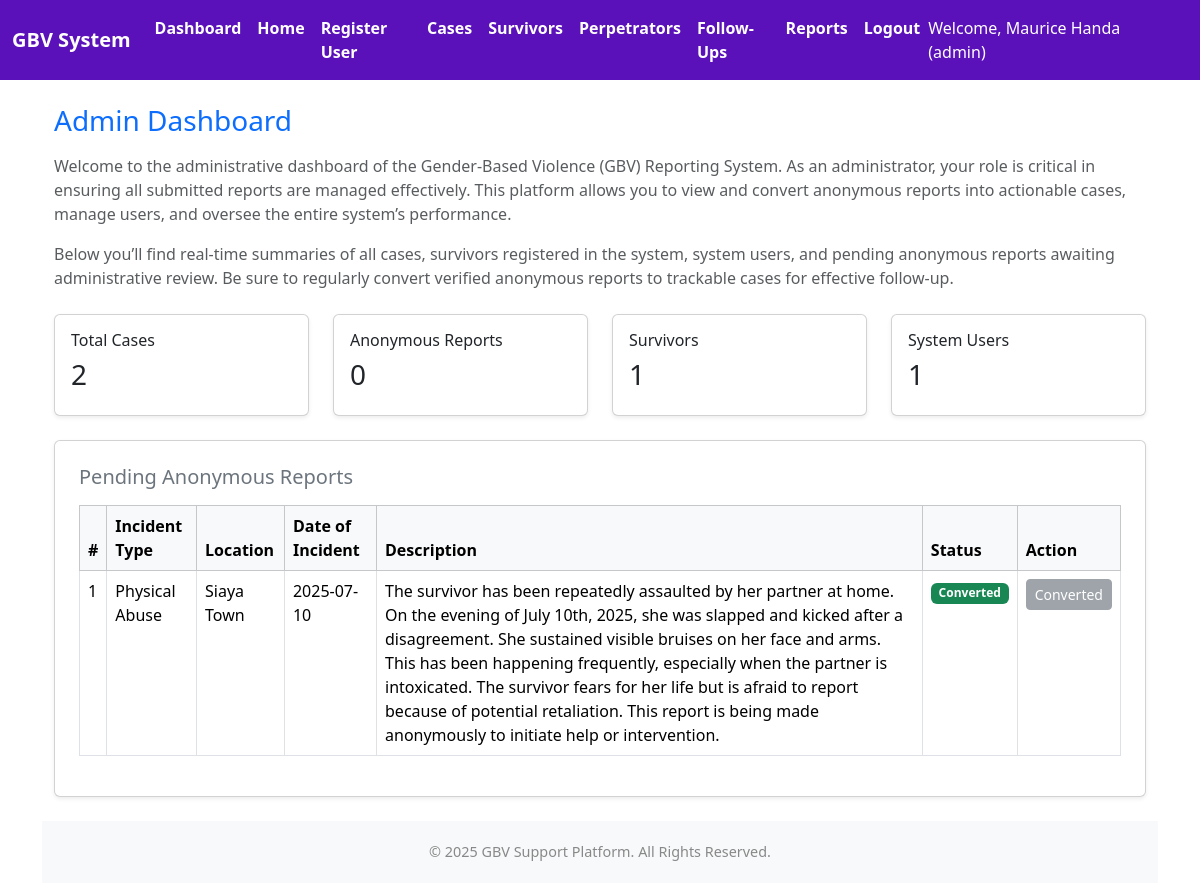
/dashboard.php (signed in), run on the app's committed database.
### tables this page shows
CREATE TABLE `anonymous_reports` (
  `report_id` int(11) NOT NULL,
  `incident_type` varchar(255) DEFAULT NULL,
  `location` varchar(255) DEFAULT NULL,
  `date_of_incident` date DEFAULT NULL,
  `description` text DEFAULT NULL,
  `converted_to_case` tinyint(1) DEFAULT 0,
  `created_at` timestamp NOT NULL DEFAULT current_timestamp(),
  `contact_info` varchar(255) DEFAULT NULL,
  `evidence_file` varchar(255) DEFAULT NULL,
  `submitted_at` datetime DEFAULT current_timestamp(),
  `survivor_details` text DEFAULT NULL,
  `perpetrator_details` text DEFAULT NULL
);

### dashboard.php (the view, shortened to what this page needs)
<?php
require_once 'config.php';
include 'header.php';
$role = $_SESSION['role'];
?>
<!DOCTYPE html>
<html lang="en">
<head>
  <link href="https://cdn.jsdelivr.net/npm/bootstrap@5.3.3/dist/css/bootstrap.min.css" rel="stylesheet">
</head>
<body>
<div class="container mt-4">
  <h3 class="mb-3 text-primary"><?= ucfirst($role) ?> Dashboard</h3>
  <div class="mb-4">
    <?php if ($role === 'admin'): ?>
      <p class="text-muted">
        Welcome to the administrative dashboard of the Gender-Based Violence (GBV) Reporting System. As an administrator, your role is critical in ensuring all submitted reports are managed effectively. This platform allows you to view and convert anonymous reports into actionable cases, manage users, and oversee the entire system’s performance.
      </p>
      <p class="text-muted">
        Below you’ll find real-time summaries of all cases, survivors registered in the system, system users, and pending anonymous reports awaiting administrative review. Be sure to regularly convert verified anonymous reports to trackable cases for effective follow-up.
      </p>
    <?php endif; ?>
  </div>
  <div class="row mb-4">
    <?php
    $query = "SELECT case_id AS id FROM cases UNION ALL SELECT report_id AS id FROM anonymous_reports WHERE converted_to_case = 0";
    $result = $conn->query($query);
    $totalCases = $result ? $result->num_rows : 0;
    $anonCount = $conn->query("SELECT COUNT(*) FROM anonymous_reports WHERE converted_to_case = 0")->fetch_row()[0];
    $totalSurvivors = $conn->query("SELECT COUNT(*) FROM survivors")->fetch_row()[0];
    $totalUsers = $conn->query("SELECT COUNT(*) FROM users")->fetch_row()[0];
    ?>
    <div class="col-md-3">
      <div class="card p-3 shadow-sm border-left-primary">
        <h6>Total Cases</h6>
        <h3><?= $totalCases ?></h3>
      </div>
    </div>
    <div class="col-md-3">
      <div class="card p-3 shadow-sm border-left-warning">
        <h6>Anonymous Reports</h6>
        <h3><?= $anonCount ?></h3>
      </div>
    </div>
    <div class="col-md-3">
      <div class="card p-3 shadow-sm border-left-success">
        <h6>Survivors</h6>
        <h3><?= $totalSurvivors ?></h3>
      </div>
    </div>
    <div class="col-md-3">
      <div class="card p-3 shadow-sm border-left-info">
        <h6>System Users</h6>
        <h3><?= $totalUsers ?></h3>
      </div>
    </div>
  </div>
  <?php if ($role == 'admin'): ?>
    <div class="card shadow-sm mb-4 p-4">
      <h5 class="mb-3 text-secondary">Pending Anonymous Reports</h5>
      <?php
      $query = "SELECT * FROM anonymous_reports ORDER BY date_of_incident DESC";
      $result = $conn->query($query);
      if ($result && $result->num_rows > 0): ?>
        <div class="table-responsive">
          <table class="table table-bordered table-hover">
            <thead class="table-light">
              <tr>
                <th>#</th>
                <th>Incident Type</th>
                <th>Location</th>
                <th>Date of Incident</th>
                <th>Description</th>
                <th>Status</th>
                <th>Action</th>
              </tr>
            </thead>
            <tbody>
              <?php $count = 1; while ($row = $result->fetch_assoc()): ?>
                <tr>
                  <td><?= $count++ ?></td>
                  <td><?= htmlspecialchars($row['incident_type']) ?></td>
                  <td><?= htmlspecialchars($row['location']) ?></td>
                  <td><?= htmlspecialchars($row['date_of_incident']) ?></td>
                  <td><?= nl2br(htmlspecialchars($row['description'])) ?></td>
                  <td>
                    <?= $row['converted_to_case'] == 1
                      ? '<span class="badge bg-success">Converted</span>'
                      : '<span class="badge bg-warning text-dark">Pending</span>' ?>
                  </td>
                  <td>
                    <?php if ($row['converted_to_case'] == 0): ?>
                      <a href="convert_anonymous.php?id=<?= $row['report_id'] ?>" class="btn btn-sm btn-success">Convert</a>
                    <?php else: ?>
                      <button class="btn btn-sm btn-secondary" disabled>Converted</button>
                    <?php endif; ?>
                  </td>
                </tr>
              <?php endwhile; ?>
            </tbody>
          </table>
        </div>
      <?php else: ?>
        <div class="alert alert-info">No anonymous reports available.</div>
      <?php endif; ?>
    </div>
  <?php elseif ($role == 'report_viewer'): ?>
    <div class="alert alert-info mt-4">
      You can access and view all generated reports and analytics under the <strong>Reports</strong> section in the navigation menu.
    </div>
  <?php endif; ?>
</div>
</body>
</html>
<?php include 'footer.php'; ?>

### data on the page
anonymous_reports: incident_type "Physical Abuse", location "Siaya Town", date_of_incident "2025-07-10", description "The survivor has been repeatedly assaulted by her partner at home. On the evening of July 10th, 2025, she was slapped and kicked after a disagreement. She sustained visible bruises on her face and arms. This has been happening frequently, especially when the partner is intoxicated. The survivor fears for her life but is afraid to report because of potential retaliation. This report is being made anonymously to initiate help or intervention.", converted_to_case "Converted"

### other printed values
$_SESSION['full_name'] "Maurice Handa"
$role "admin"
$role "Admin"
$totalCases "2"
$anonCount "0"
$totalSurvivors "1"
$totalUsers "1"
